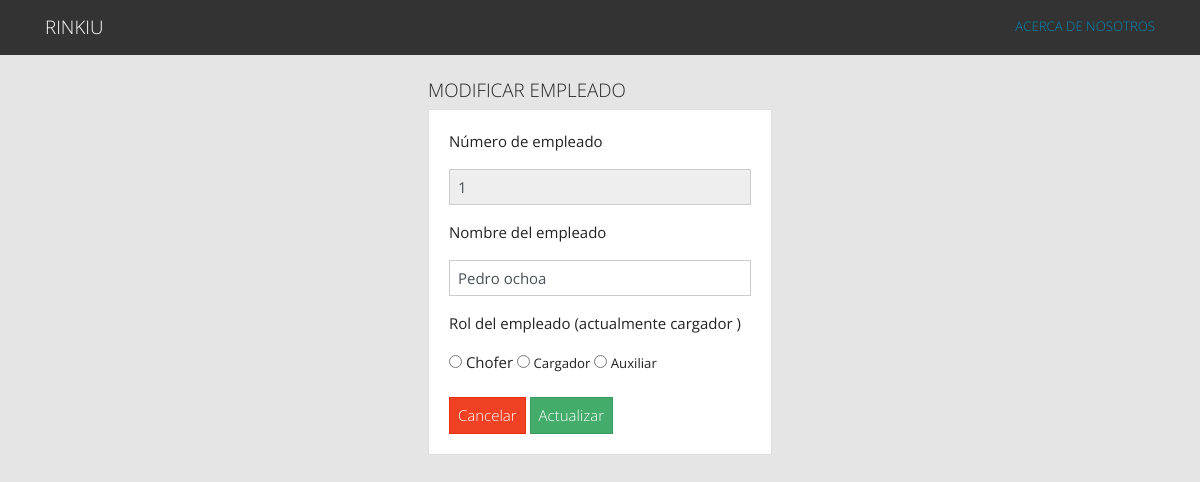
Page /view/modificarEmpleado.php?no_empleado=1 on the committed database.
### tables this page shows
CREATE TABLE `empleados` (
  `no_empleado` int(11) NOT NULL,
  `nombre_empleado` varchar(100) NOT NULL,
  `rol_empleado` varchar(20) NOT NULL
);

### controller/updateEmpleado.php (called while the page is built, shortened)
<?php
include('../model/db.php');
if  (isset($_GET['no_empleado'])) {
  $id = $_GET['no_empleado'];
  $query = "SELECT * FROM empleados WHERE no_empleado=$id";
  $result = mysqli_query($conn, $query);
  if (mysqli_num_rows($result) == 1) {
    $row = mysqli_fetch_array($result);
    $numero = $row['no_empleado'];
    $nombre = $row['nombre_empleado'];
    $rol = $row['rol_empleado'];
  }
}
?>

### view/modificarEmpleado.php (the view, shortened to what this page needs)
<?php include('header.php'); ?>
<?php include('../controller/updateEmpleado.php')?>
<div class="container p-4">
  <div class="row">
    <div class="col-md-4 mx-auto">
    <h5>MODIFICAR EMPLEADO</h5>
      <div class="card card-body">
      <form action="modificarEmpleado.php?no_empleado=<?php echo $_GET['no_empleado']; ?>" method="POST" class="needs-validation">
        <div class="form-group">
            <p>Número de empleado</p>
          <input name="no_empleado" type="number" class="form-control" value="<?php echo $numero; ?>"  required readonly>
        </div>
        <div class="form-group">
        <p>Nombre del empleado</p>
        <input  type="text" name="nombre_empleado" class="form-control" cols="30" rows="1" value="<?php echo $nombre;?>" required>
        </div>
        <div class="form-group" required>
        <p>Rol del empleado (actualmente <?php echo $rol?> )</p>
        <input type="radio" name="rol_empleado" value="chofer" required>
      Chofer
    <label>
      <input type="radio" name="rol_empleado" value="cargador">
      Cargador
    </label>
    <label>
      <input type="radio" name="rol_empleado" value="auxiliar">
      Auxiliar
    </label>
    </div>
    <a class="btn btn-danger" name="" href="mostrarEmpleados.php">
          Cancelar
        </a>
        <button class="btn btn-success" name="update_empleado">
          Actualizar
        </button>
      </form>
      </div>
    </div>
  </div>
</div>
<?php include('footer.php'); ?>

### view/styles.css (style rules this page uses)
body { background-color: rgb(229, 229, 230); }

### rows in the picture
empleados: no_empleado "1", nombre_empleado "Pedro ochoa", rol_empleado "cargador"
